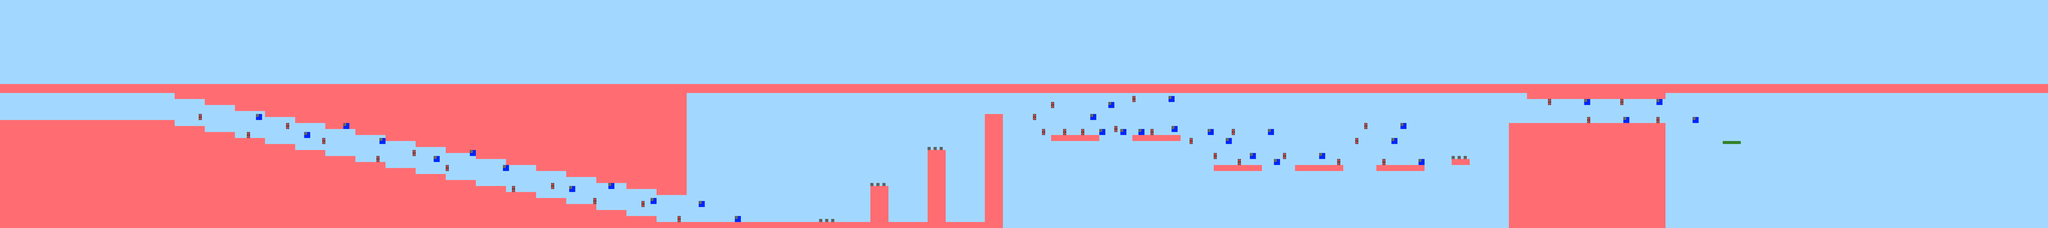

This game map was drawn from its Tiled (.tmx) file and the tilesets committed beside it. A one-line description and the trimmed map source follow:
An orthogonal 680x76 tile map with 16x16 px tiles, 6 tile layers (Background, Platforms, PlatformCollision, ObstacleCollision, ...).

<map version="1.0" tiledversion="1.0.3" orientation="orthogonal" renderorder="right-down" width="680" height="76" tilewidth="16" tileheight="16" nextobjectid="1">
 <tileset firstgid="1" name="tileset" tilewidth="16" tileheight="16" tilecount="60" columns="10">
  <image source="tileset.png" width="160" height="96" />
 </tileset>
 <layer name="Background" width="680" height="76">
  <data>[51680 cells, 51680 non-empty, 1 distinct tile ids]</data>
 </layer>
 <layer name="Platforms" width="680" height="76">
  <data>[51680 cells, 12980 non-empty, 15 distinct tile ids]</data>
 </layer>
 <layer name="PlatformCollision" width="680" height="76">
  <data>[51680 cells, 12974 non-empty, 1 distinct tile ids]</data>
 </layer>
 <layer name="ObstacleCollision" width="680" height="76">
  <data>[51680 cells, 0 non-empty, 0 distinct tile ids]</data>
 </layer>
 <layer name="FinishLine" width="680" height="76">
  <data>[51680 cells, 6 non-empty, 1 distinct tile ids]</data>
 </layer>
 <layer name="Sprites" width="680" height="76">
  <data>[51680 cells, 206 non-empty, 4 distinct tile ids]</data>
 </layer>
</map>
